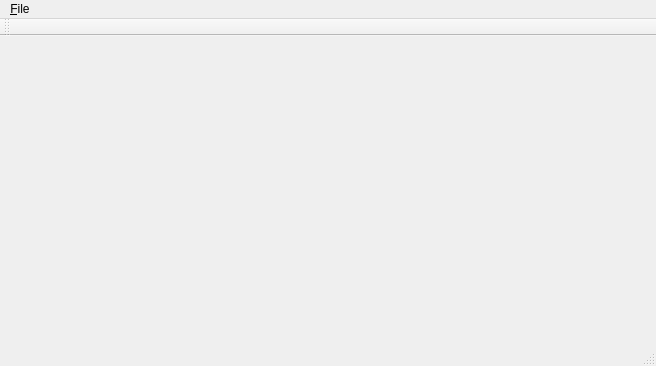
<?xml version="1.0" encoding="UTF-8"?>
<ui version="4.0">
 <class>LumaXClass</class>
 <widget class="QMainWindow" name="LumaXClass">
  <property name="geometry">
   <rect>
    <x>0</x>
    <y>0</y>
    <width>656</width>
    <height>366</height>
   </rect>
  </property>
  <property name="windowTitle">
   <string>LumaX</string>
  </property>
  <widget class="QWidget" name="centralWidget"/>
  <widget class="QMenuBar" name="menuBar">
   <property name="geometry">
    <rect>
     <x>0</x>
     <y>0</y>
     <width>656</width>
     <height>21</height>
    </rect>
   </property>
   <widget class="QMenu" name="menu_Datei">
    <property name="title">
     <string>&amp;File</string>
    </property>
    <addaction name="actionOpen"/>
   </widget>
   <addaction name="menu_Datei"/>
  </widget>
  <widget class="QToolBar" name="mainToolBar">
   <attribute name="toolBarArea">
    <enum>TopToolBarArea</enum>
   </attribute>
   <attribute name="toolBarBreak">
    <bool>false</bool>
   </attribute>
  </widget>
  <widget class="QStatusBar" name="statusBar"/>
  <action name="actionOpen">
   <property name="text">
    <string>&amp;Open...</string>
   </property>
  </action>
 </widget>
 <layoutdefault spacing="6" margin="11"/>
 <resources>
  <include location="LumaX.qrc"/>
 </resources>
 <connections/>
</ui>
